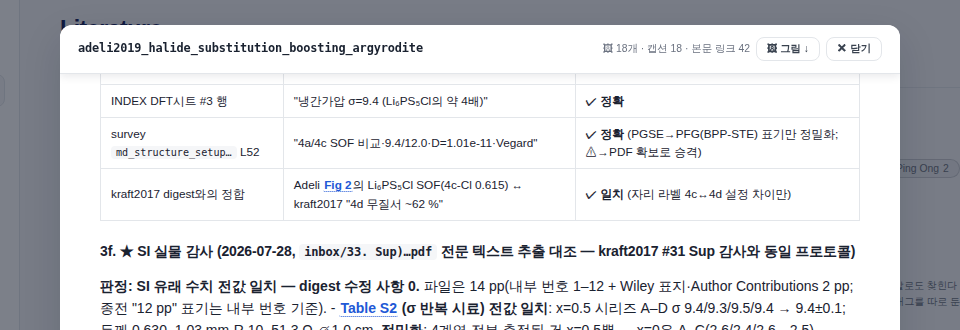
#> input picture sticky.png, 960 x 330 px
$ python -i put_3d_slot.py   (imports and definitions only)
#> lines starting #> are read from the running program, lines starting #| are printed output that depends on the picture; after the words box and inside, x2 and y2 are one past the last pixel; in counts of white or black regions, pixels touching at a corner belong together
"""점선 자리 '3D 그림 자리 (웹앱)' 를 웹앱 3D 그림 셋으로 바꾼다 (진도점검 덱 · 1저자 11-02 "이걸로 넣고").

usage: python3 -I put_3d_slot.py in.pptx out.pptx SLIDE_NO FIGDIR LABEL1=img1 LABEL2=img2 LABEL3=img3
  - 그림 순서 = 왼쪽부터 (규칙: 3 → 2 → 1 µm)
  - 흰 여백을 잘라 PNG 로 FIGDIR 에 저장 · 셋을 같은 높이로 · 아래 라벨 (KoPubWorld돋움체 Medium 10.5 pt)
  - 점선 자리는 지운다 (자리 크기 · 위치 = 그림 영역)
"""
import os
import sys

import numpy as np
from PIL import Image
from pptx import Presentation
from pptx.enum.text import PP_ALIGN
from pptx.oxml.ns import qn
from pptx.util import Emu, Pt

SLOT = '3D 그림 자리 (웹앱)'
FONT = 'KoPubWorld돋움체 Medium'
IN_ = 914400


def crop_white(src, dst, thr=235, frac=0.004, pad=14):
    """빈 여백을 잘라낸다 — 투명 배경 (웹앱 저장본 = RGBA, 바깥 alpha 0) 이면 alpha 로, 아니면 흰색 기준."""
#> called with src = '../../../../../sticky.png', dst = 'out.png', thr = 235, frac = 0.004, pad = 14
    im = Image.open(src)
#> im is the input picture: PIL image 960x330 RGB; mean R, G, B 217.4, 218.5, 221.4
    if im.mode in ('RGBA', 'LA') or 'transparency' in im.info:
        im = im.convert('RGBA')
        a = np.asarray(im)
        mask = a[..., 3] > 20
    else:
        im = im.convert('RGB')
        a = np.asarray(im)
        mask = a.min(axis=2) < thr
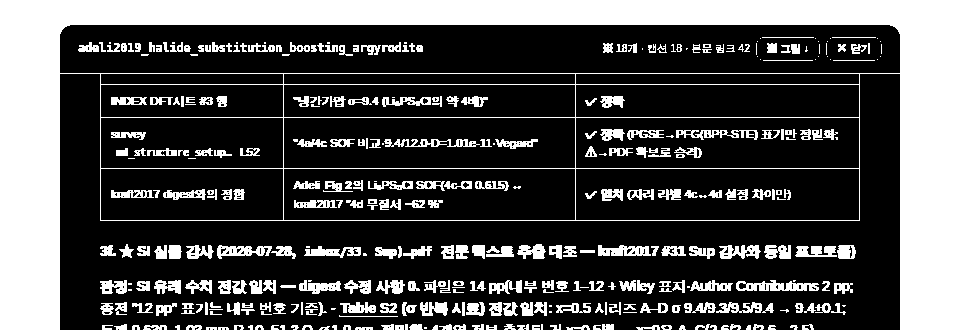
#> mask: shape (330, 960) bool; 29.7% white; 376 white regions (72 under 20 px), largest, box (x1, y1, x2, y2) and area: (0, 0, 960, 330) 65122, (736, 280, 819, 291) 562, (217, 245, 272, 259) 424
    cols = np.where(mask.mean(axis=0) > frac)[0]
#> cols = 960 values from 0 to 959
    rows = np.where(mask.mean(axis=1) > frac)[0]
#> rows = 330 values from 0 to 329
    x0, x1 = max(cols[0] - pad, 0), min(cols[-1] + pad, a.shape[1] - 1)
#> x0 = 0; x1 = 959
    y0, y1 = max(rows[0] - pad, 0), min(rows[-1] + pad, a.shape[0] - 1)
#> y0 = 0; y1 = 329
    out = im.crop((x0, y0, x1 + 1, y1 + 1))
    out.save(dst, 'PNG')
    return out.size, (x0, y0, x1, y1)


# [53 lines left out: functions set_font, main, not called in this run]


# [2 lines not run here, left out]

>>> result = crop_white('../../../../../sticky.png', 'out.png')
#> result = ((960, 330), (0, 0, 959, 329))
